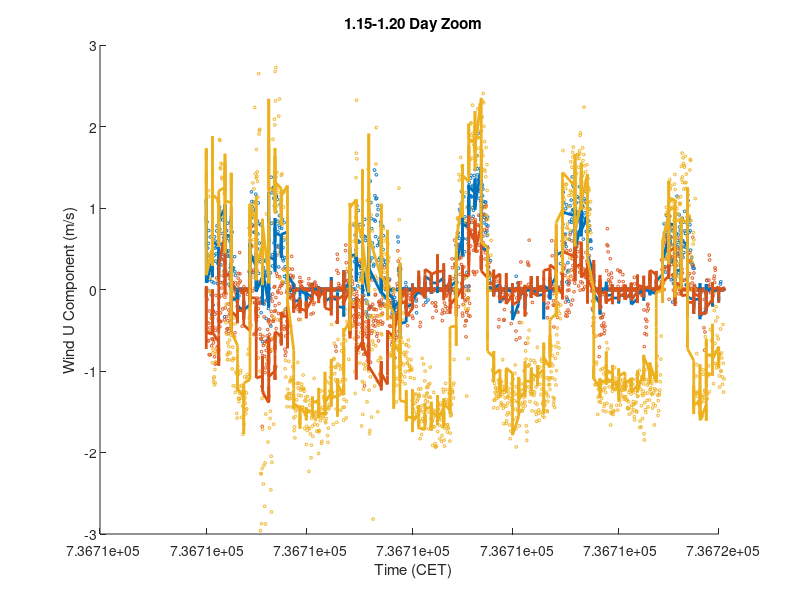

The MATLAB script that drew this image: (Note: this script raises an error after producing the figure.)
%% WindU_Plots.m
% Nipun Gunawardena
% Plot the data from Virtual_Potential_Temperature_Range1.m and
% Virtual_Potential_Temperature_Range2.m

clear all, close all, clc


%% Load first dataset
load('1.15-1.20.mat');

% RMSE Function
rmse = @(y, ypred) sqrt(nanmean((y-ypred).^2));


%% Plot first dataset
fig = figure();
set(fig, 'Units', 'normalized', 'Position', [0,0,1,1]);
% subplot(3,2,1);
hold all
plot(datesTest, targetsTest(1,:), 'o', 'MarkerSize', 2);    % LEMS A
plot(datesTest, targetsTest(2,:), 'o', 'MarkerSize', 2);    % LEMS B
plot(datesTest, targetsTest(3,:), 'o', 'MarkerSize', 2);    % LEMS D
set(gca,'ColorOrderIndex',1)
plot(datesTest, outputsTest(1,:), '-', 'LineWidth', 2);    % LEMS A
plot(datesTest, outputsTest(2,:), '-', 'LineWidth', 2);    % LEMS B
plot(datesTest, outputsTest(3,:), '-', 'LineWidth', 2);    % LEMS D
xlabel('Time (CET)');
ylabel('Wind U Component (m/s)');
title('1.15-1.20 Day Zoom');
dynamicDateTicks()
legend('LEMS A Data','LEMS B Data','LEMS D Data', 'LEMS A MLR','LEMS B MLR','LEMS D MLR');
print('MLR_windU_1-15_Zoom.eps', '-depsc');

fig = figure();
set(fig, 'Units', 'normalized', 'Position', [0,0,1,1]);
% subplot(3,2,3);
names = {'LEMS A', 'LEMS B', 'LEMS D', 'LEMS E', 'LEMS F', 'LEMS G', 'LEMS H', 'LEMS L'};
for i = 1:8
    h = subplot(2,4,i);
    hold on
    plot(targetsTest(i,:), outputsTest(i,:), 'o', 'MarkerSize', 2);
    p = polyfit(targetsTest(i,:), outputsTest(i,:), 1);
    pLine = polyval(p, [min(outputsTest(i,:)) max(outputsTest(i,:))]);
%     plot([min(outputsTest(i,:)) max(outputsTest(i,:))], [pLine(1) pLine(2)], 'r-', 'LineWidth', 2);
    nrmse = rmse(targetsTest(i,:), outputsTest(i,:)) / range(targetsTest(i,:));
    pr = refline(1, 0);
    axis square
    r2 = coefDeter(targetsTest(i,:), outputsTest(i,:));
    xlim = h.XLim;
    ylim = h.YLim;
    text(xlim(1)+(0.05*range(xlim)), ylim(2)-(0.05*range(ylim)), sprintf('NRMSE = %f', nrmse));
    xlabel('Data');
    ylabel('MLR Output');
    title(names{i});
end
print('MLR_windU_1-15_rSq.eps', '-depsc');

fig = figure();
set(fig, 'Units', 'normalized', 'Position', [0,0,1,1]);
% subplot(3,2,5);
hold on
plot(datesTest, mmOut, 'b:', 'LineWidth', 2);
plot(datesTest, mmTarg, 'r-');
plot(datesTest, stdOut, 'm:', 'LineWidth', 2);
plot(datesTest, stdTarg, 'k-');
xlabel('Date')
ylabel('Wind U Component Statistics (m/s)');
title(sprintf('Test Data || Range RMSE = %f || StdDev RMSE = %f', rmse(mmTarg, mmOut), rmse(stdTarg, stdOut)));
dynamicDateTicks()
legend('Range Output','Range Target','StdDev Output','StdDev Target');
print('MLR_windU_1-15_Stats.eps', '-depsc');



%% Load second dataset
clear all
load('1.27-2.01.mat');

% RMSE Function
rmse = @(y, ypred) sqrt(nanmean((y-ypred).^2));


%% Plot second dataset
fig = figure();
set(fig, 'Units', 'normalized', 'Position', [0,0,1,1]);
% subplot(3,2,1);
hold all
plot(datesTest, targetsTest(1,:), 'o', 'MarkerSize', 2);    % LEMS A
plot(datesTest, targetsTest(2,:), 'o', 'MarkerSize', 2);    % LEMS B
plot(datesTest, targetsTest(3,:), 'o', 'MarkerSize', 2);    % LEMS D
set(gca,'ColorOrderIndex',1)
plot(datesTest, outputsTest(1,:), '-', 'LineWidth', 2);    % LEMS A
plot(datesTest, outputsTest(2,:), '-', 'LineWidth', 2);    % LEMS B
plot(datesTest, outputsTest(3,:), '-', 'LineWidth', 2);    % LEMS D
xlabel('Time (CET)');
ylabel('Wind U Component (m/s)');
title('1.27-2.01 Day Zoom');
dynamicDateTicks()
legend('LEMS A Data','LEMS B Data','LEMS D Data', 'LEMS A MLR','LEMS B MLR','LEMS D MLR');
print('MLR_windU_1-27_Zoom.eps', '-depsc');

fig = figure();
set(fig, 'Units', 'normalized', 'Position', [0,0,1,1]);
% subplot(3,2,3);
names = {'LEMS A', 'LEMS B', 'LEMS D', 'LEMS E', 'LEMS F', 'LEMS G', 'LEMS H', 'LEMS L'};
for i = 1:8
    h = subplot(2,4,i);
    hold on
    plot(targetsTest(i,:), outputsTest(i,:), 'o', 'MarkerSize', 2);
    p = polyfit(targetsTest(i,:), outputsTest(i,:), 1);
    pLine = polyval(p, [min(outputsTest(i,:)) max(outputsTest(i,:))]);
%     plot([min(outputsTest(i,:)) max(outputsTest(i,:))], [pLine(1) pLine(2)], 'r-', 'LineWidth', 2);
    nrmse = rmse(targetsTest(i,:), outputsTest(i,:)) / range(targetsTest(i,:));
    pr = refline(1, 0);
    axis square
    r2 = coefDeter(targetsTest(i,:), outputsTest(i,:));
    xlim = h.XLim;
    ylim = h.YLim;
    text(xlim(1)+(0.05*range(xlim)), ylim(2)-(0.05*range(ylim)), sprintf('NRMSE = %f', nrmse));
    xlabel('Data');
    ylabel('MLR Output');
    title(names{i});
end
print('MLR_windU_1-27_rSq.eps', '-depsc');

fig = figure();
set(fig, 'Units', 'normalized', 'Position', [0,0,1,1]);
% subplot(3,2,5);
hold on
plot(datesTest, mmOut, 'b:', 'LineWidth', 2);
plot(datesTest, mmTarg, 'r-');
plot(datesTest, stdOut, 'm:', 'LineWidth', 2);
plot(datesTest, stdTarg, 'k-');
xlabel('Date')
ylabel('Wind U Component Statistics (m/s)');
title(sprintf('Test Data || Range RMSE = %f || StdDev RMSE = %f', rmse(mmTarg, mmOut), rmse(stdTarg, stdOut)));
dynamicDateTicks()
legend('Range Output','Range Target','StdDev Output','StdDev Target');
print('MLR_windU_1-27_Stats.eps', '-depsc');